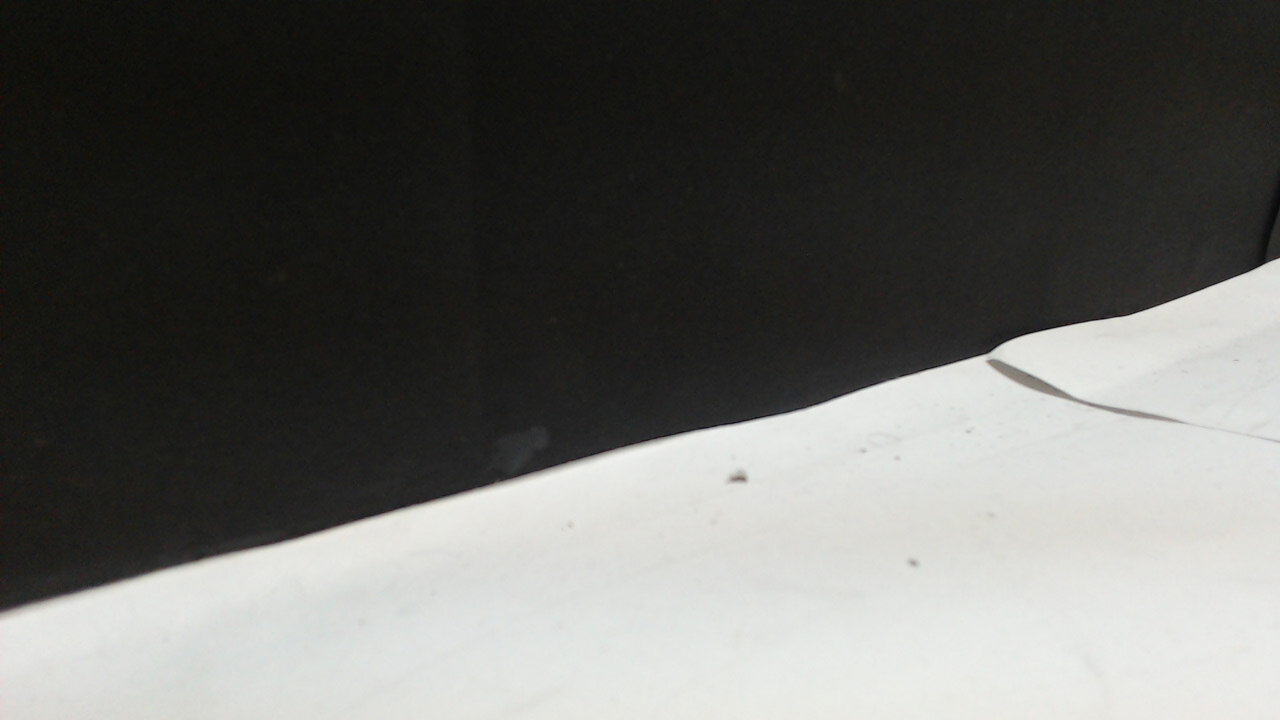
//> input picture Day3/66.jpg, 1280 x 720 px
$ ./HoughLinesP   (built with g++ and OpenCV 4)
//> lines starting //> are read from the running program, lines starting //| are printed output that depends on the picture; after the words box and inside, x2 and y2 are one past the last pixel; in counts of white or black regions, pixels touching at a corner belong together
#include "opencv2/highgui/highgui.hpp"
#include "opencv2/imgproc/imgproc.hpp"
#include "opencv2/core/core.hpp"
#include <iostream>
#include <cmath>
#include <queue>

using namespace cv;
using namespace std;


int main()
{
  	Mat img = imread("66.jpg", 1);
//> img is the input picture: 720 rows x 1280 cols, CV_8UC3; mean B, G, R 99.5, 102.4, 102.3
  	int rows = img.rows;
//> rows = 720
  	cout << rows << endl;
//| 720

  	Mat dst, cdst;

  	Canny(img, dst, 50, 130, 3);
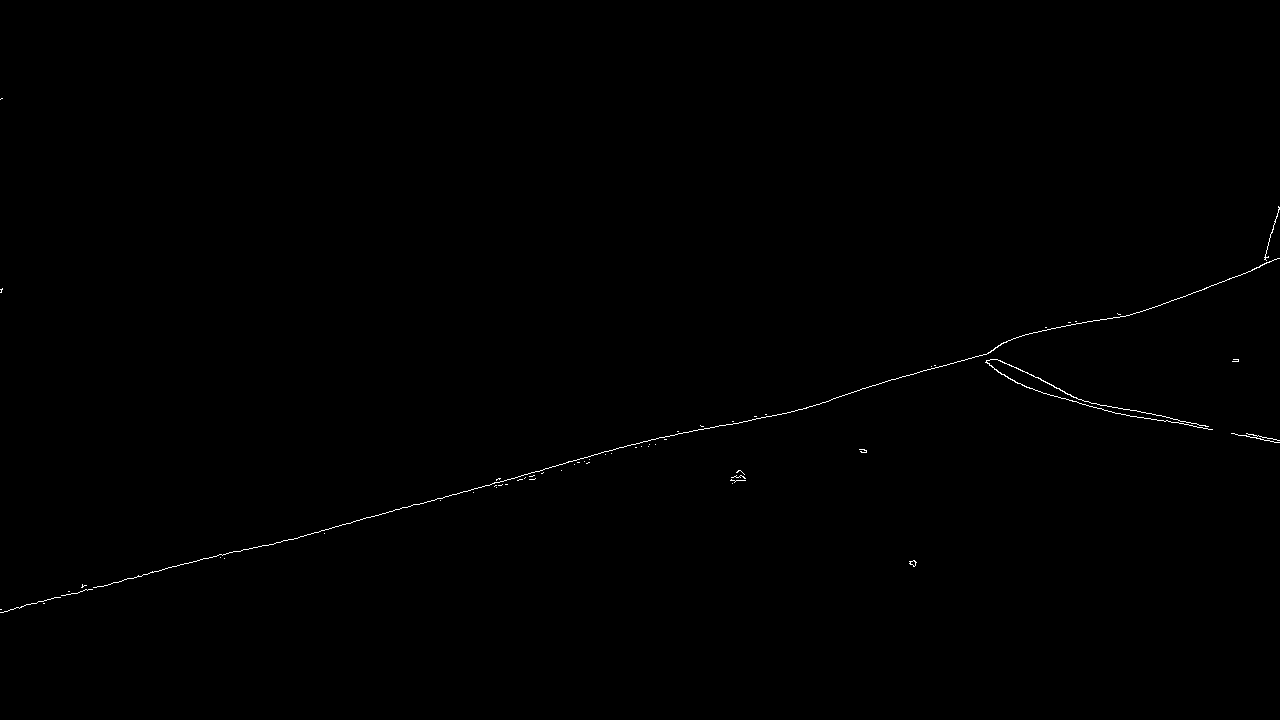
//> dst: 720 rows x 1280 cols, CV_8UC1; 0.24% white in thin lines or dots, all inside (x1, y1, x2, y2) = (0, 98, 1280, 613)
  	cvtColor(dst, cdst, CV_GRAY2BGR);

  	vector<Vec4i> lines;
  	HoughLinesP(dst, lines, 1, CV_PI/180, 50, 100, 100 );
//> lines = 17 lines (x1, y1, x2, y2), first 8: [496, 480, 700, 425], [239, 551, 548, 468], [402, 507, 703, 426], [747, 421, 991, 351], [7, 611, 234, 551], [0, 612, 203, 558], [1079, 403, 1279, 442], [577, 462, 732, 421]

    cout << lines.size() << endl;
//| 17

  	for( size_t i = 0; i < lines.size(); i++ )
  	{
    	Vec4i l = lines[i];
    	line( cdst, Point(l[0], l[1]), Point(l[2], l[3]), Scalar(0,0,255), 3, CV_AA);
  	}
//> this loop made 17 passes
//> l on passes 1 to 12: [496, 480, 700, 425], [239, 551, 548, 468], [402, 507, 703, 426], [747, 421, 991, 351], [7, 611, 234, 551], [0, 612, 203, 558], [1079, 403, 1279, 442], [577, 462, 732, 421], [1041, 392, 1258, 435], [1019, 336, 1157, 306], [1160, 305, 1278, 258], [987, 353, 1104, 410]
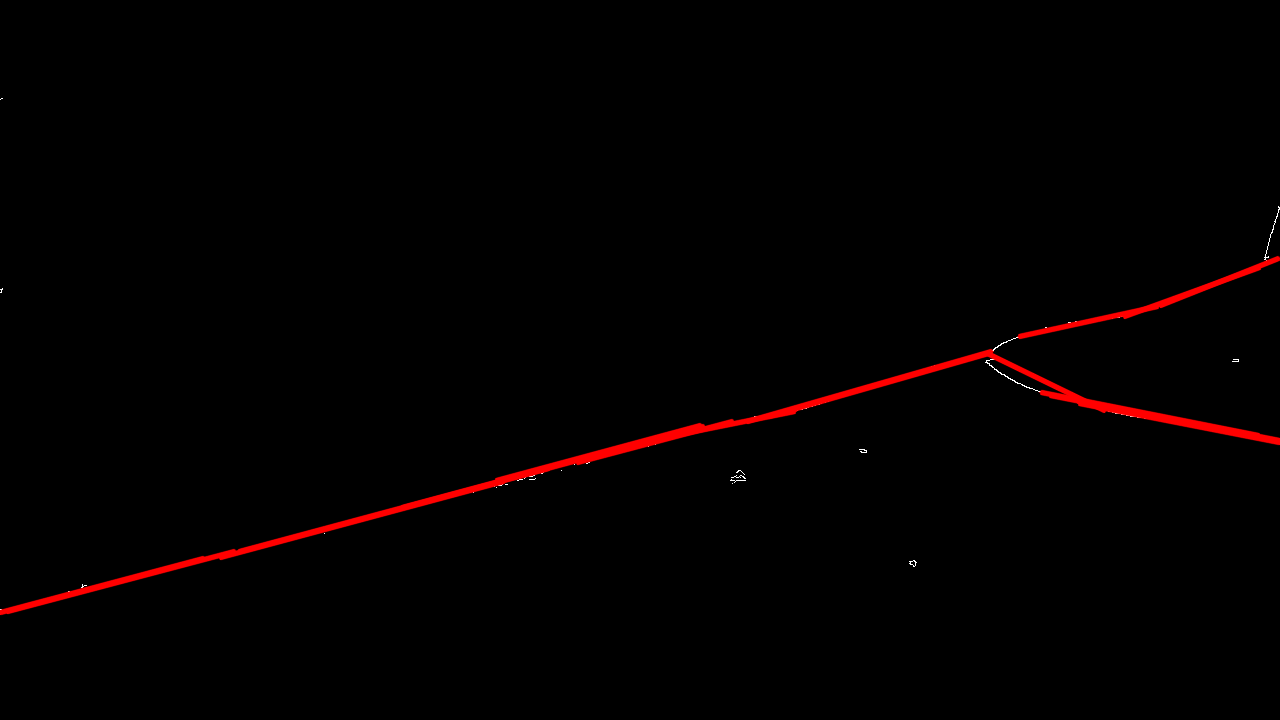
//> cdst: 720 rows x 1280 cols, CV_8UC3; mean B, G, R 0.1, 0.1, 3.2

    namedWindow("source", WINDOW_NORMAL);
    namedWindow("detected lines", WINDOW_NORMAL);
    namedWindow("dst", WINDOW_NORMAL);
  	imshow("source", img);
 	  imshow("detected lines", cdst);
    imshow("dst", dst);
 	  waitKey(0);
}

$ run again, with Day3/88.jpg copied over Day3/66.jpg
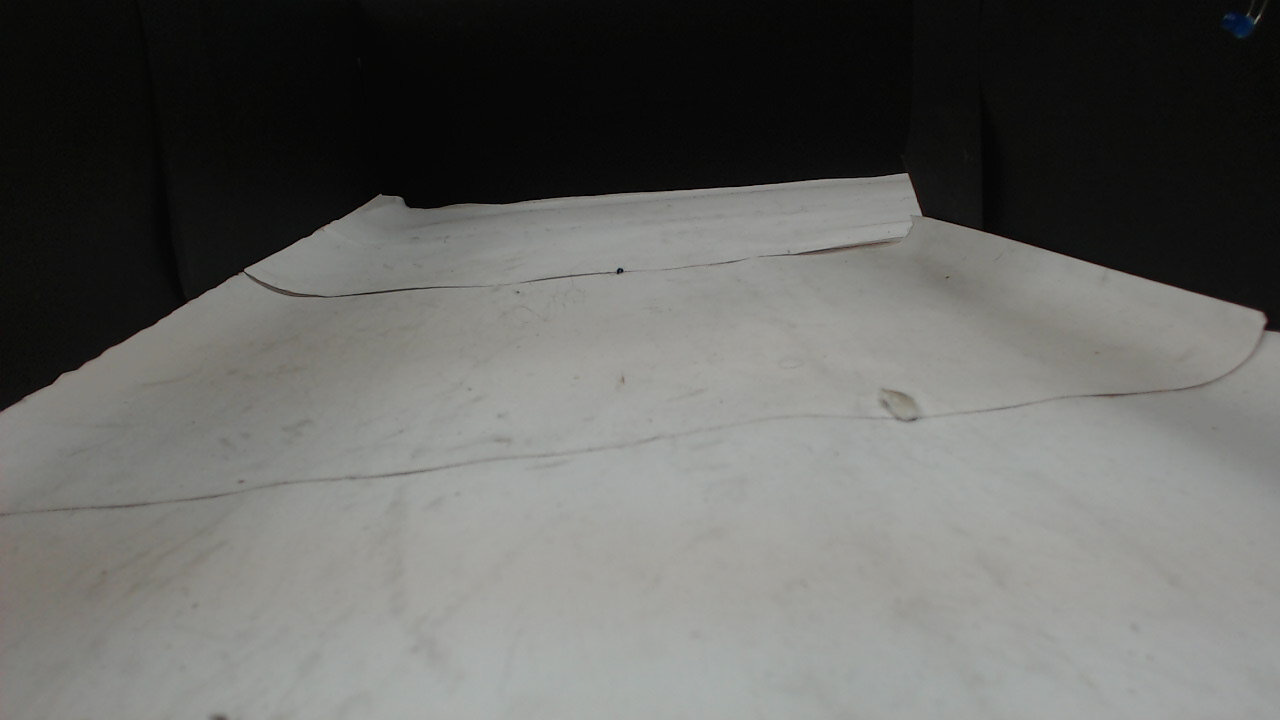
//> input picture Day3/88.jpg, 1280 x 720 px
//> img is the input picture: 720 rows x 1280 cols, CV_8UC3; mean B, G, R 99.2, 101.8, 101.6
//| 720
//> `Canny(img, dst, 50, 130, 3);`:
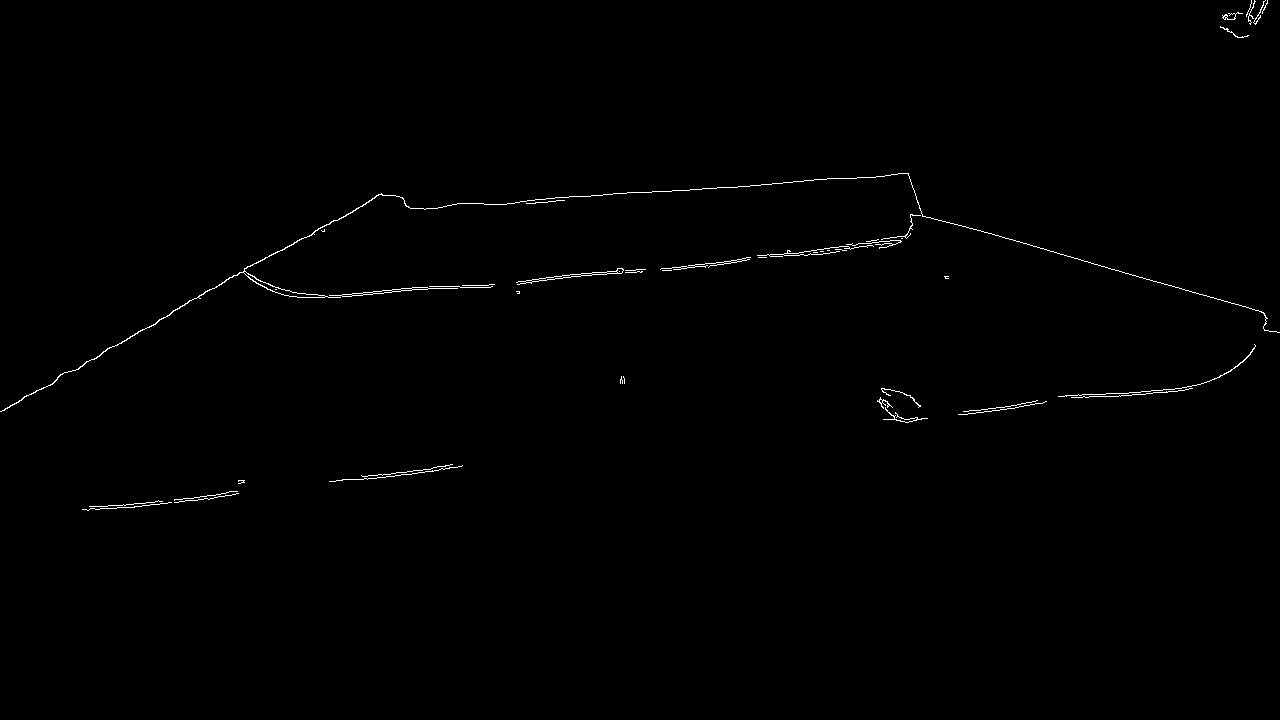
//> dst: 720 rows x 1280 cols, CV_8UC1; 0.49% white in thin lines or dots, all inside (x1, y1, x2, y2) = (0, 0, 1280, 511)
//> lines = 26 lines (x1, y1, x2, y2), first 8: [324, 297, 829, 253], [922, 215, 1264, 313], [312, 297, 886, 247], [0, 411, 322, 226], [348, 213, 908, 174], [921, 213, 1261, 311], [329, 481, 445, 466], [129, 507, 235, 494]
//| 26
//> the loop `for( size_t i = 0; i < lines.size(); i++ )` made 26 passes
//> after the loop `for( size_t i = 0; i < lines.size(); i++ )`:
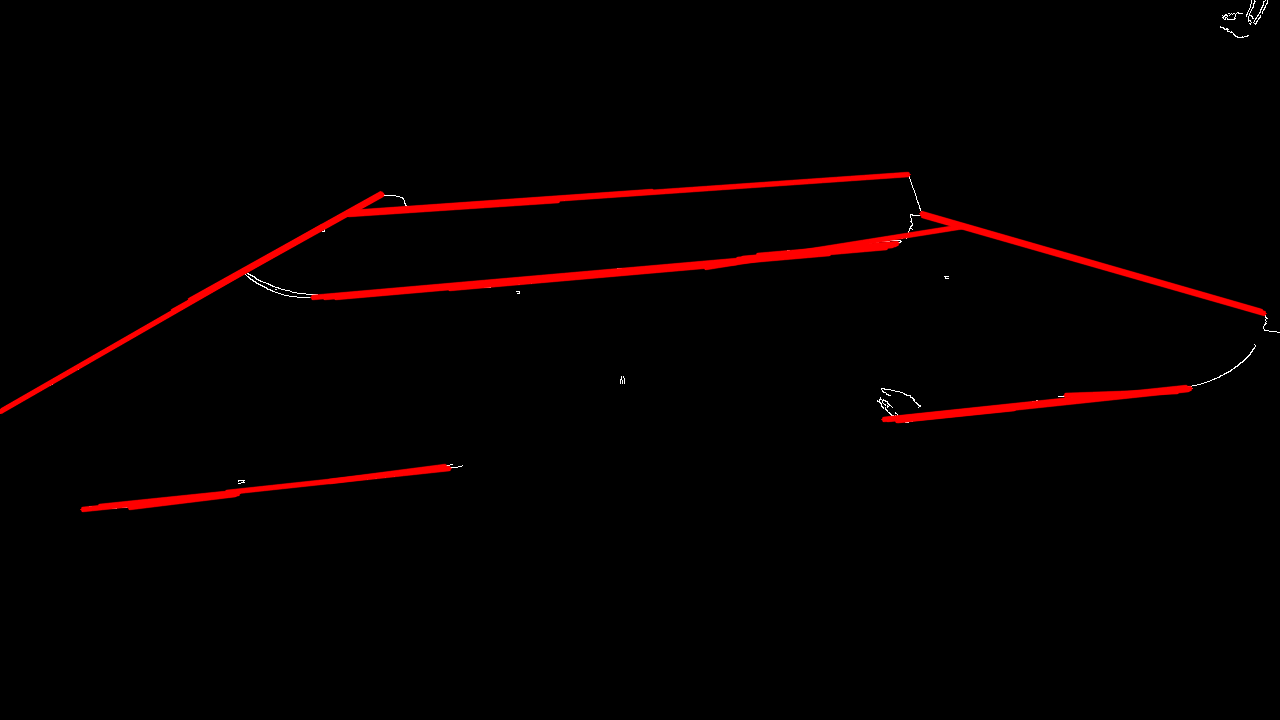
//> cdst: 720 rows x 1280 cols, CV_8UC3; mean B, G, R 0.2, 0.2, 5.5
